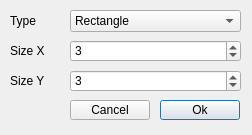
<?xml version="1.0" encoding="UTF-8"?>
<ui version="4.0">
 <class>FDialateDialog</class>
 <widget class="QDialog" name="FDialateDialog">
  <property name="geometry">
   <rect>
    <x>0</x>
    <y>0</y>
    <width>252</width>
    <height>135</height>
   </rect>
  </property>
  <property name="windowTitle">
   <string>Dialate</string>
  </property>
  <widget class="QLabel" name="lblType">
   <property name="geometry">
    <rect>
     <x>10</x>
     <y>10</y>
     <width>51</width>
     <height>21</height>
    </rect>
   </property>
   <property name="text">
    <string>Type</string>
   </property>
  </widget>
  <widget class="QComboBox" name="cboType">
   <property name="geometry">
    <rect>
     <x>70</x>
     <y>10</y>
     <width>171</width>
     <height>22</height>
    </rect>
   </property>
   <item>
    <property name="text">
     <string>Rectangle</string>
    </property>
   </item>
   <item>
    <property name="text">
     <string>Cross</string>
    </property>
   </item>
   <item>
    <property name="text">
     <string>Ellipse</string>
    </property>
   </item>
  </widget>
  <widget class="QLabel" name="lblSizeX">
   <property name="geometry">
    <rect>
     <x>10</x>
     <y>40</y>
     <width>51</width>
     <height>21</height>
    </rect>
   </property>
   <property name="text">
    <string>Size X</string>
   </property>
  </widget>
  <widget class="QLabel" name="lblSizeY">
   <property name="geometry">
    <rect>
     <x>10</x>
     <y>70</y>
     <width>51</width>
     <height>21</height>
    </rect>
   </property>
   <property name="text">
    <string>Size Y</string>
   </property>
  </widget>
  <widget class="QSpinBox" name="spnSizeX">
   <property name="geometry">
    <rect>
     <x>70</x>
     <y>40</y>
     <width>171</width>
     <height>22</height>
    </rect>
   </property>
   <property name="value">
    <number>3</number>
   </property>
  </widget>
  <widget class="QSpinBox" name="spnSizeY">
   <property name="geometry">
    <rect>
     <x>70</x>
     <y>70</y>
     <width>171</width>
     <height>22</height>
    </rect>
   </property>
   <property name="value">
    <number>3</number>
   </property>
  </widget>
  <widget class="QPushButton" name="cmdOk">
   <property name="geometry">
    <rect>
     <x>160</x>
     <y>100</y>
     <width>80</width>
     <height>20</height>
    </rect>
   </property>
   <property name="text">
    <string>Ok</string>
   </property>
  </widget>
  <widget class="QPushButton" name="cmdCancel">
   <property name="geometry">
    <rect>
     <x>70</x>
     <y>100</y>
     <width>80</width>
     <height>20</height>
    </rect>
   </property>
   <property name="text">
    <string>Cancel</string>
   </property>
  </widget>
 </widget>
 <resources/>
 <connections/>
</ui>
